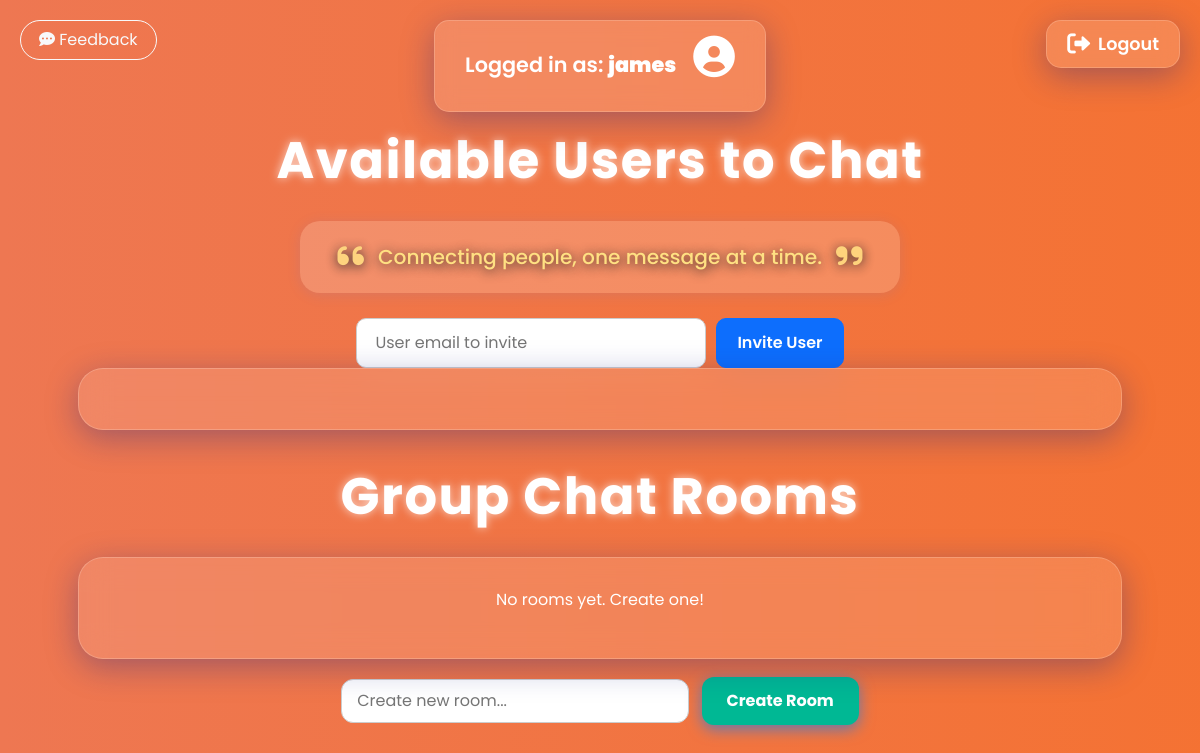
/chat/ (signed in), run on an earlier commit of the app's database.
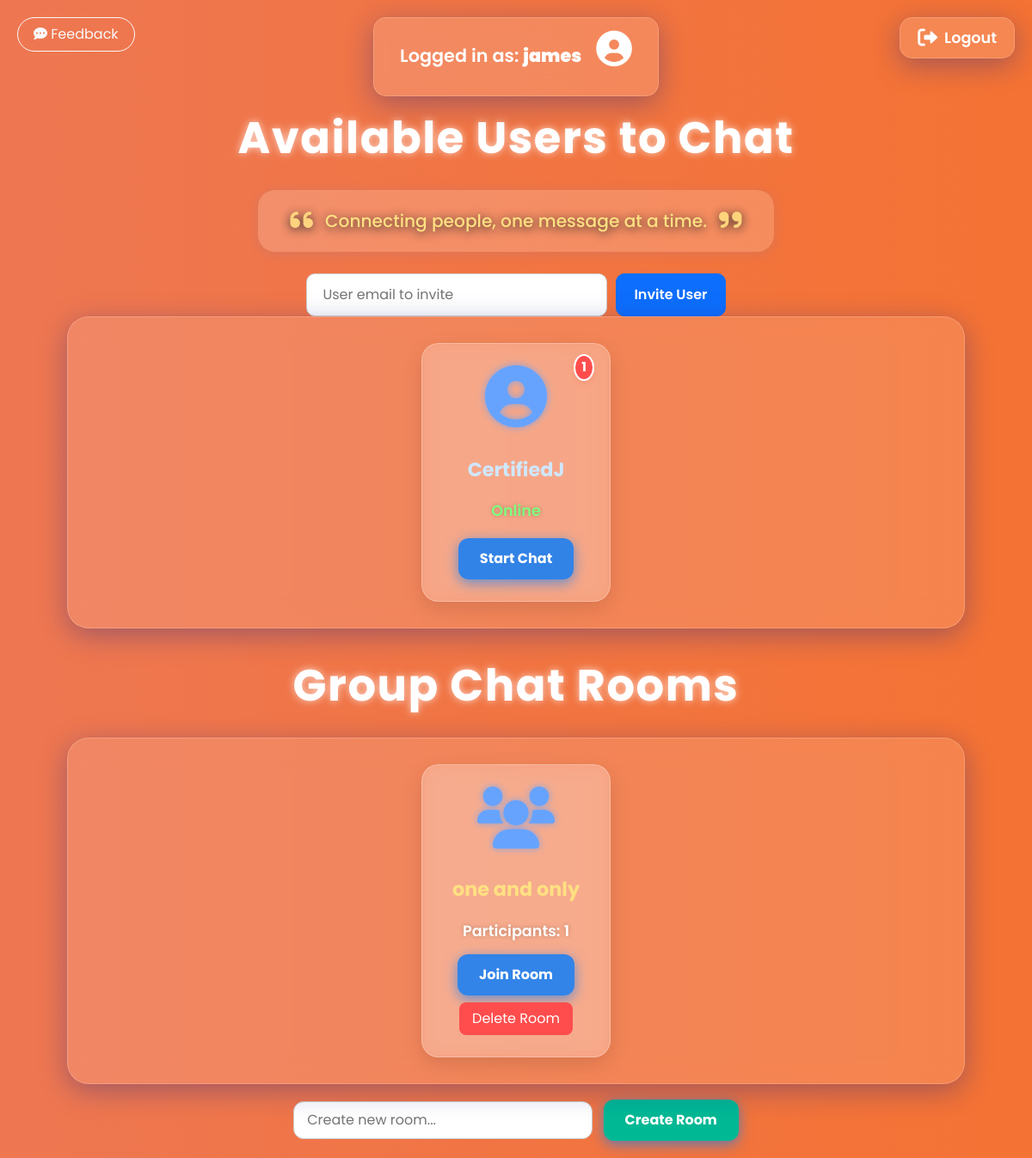
And on a later commit of the database.
### c_application/models.py (models this page shows, shortened)
class CustomUser(AbstractUser):
    is_online = models.BooleanField(default=False)
    contacts = models.ManyToManyField('self', symmetrical=False, related_name='contacted_by', blank=True)

class ChatRoom(models.Model):
    name = models.CharField(max_length=100, unique=True)
    participants = models.ManyToManyField(settings.AUTH_USER_MODEL, related_name='chat_rooms')

### c_application/views.py (the view, shortened to what this page needs)
# urls.py: path('chat/', views.chat_home, name='chat_home'),
def chat_home(request):
    users = request.user.contacts.all()  # Ensure `contacts` field exists in the CustomUser model
    rooms = ChatRoom.objects.filter(participants=request.user)
    unread_counts = {
        user.id: Message.objects.filter(sender=user, recipient=request.user, read=False).count()
        for user in users
    }
    room_unread_counts = {
        room.id: Message.objects.filter(
            room=room,
            recipient__isnull=True,  # group messages
            read=False
        ).exclude(sender=request.user).count()
        for room in rooms
    }
    return render(request, 'chat/chat_home.html', {
        'users': users,
        'rooms': rooms,
        'unread_counts': unread_counts,
        'room_unread_counts': room_unread_counts,
        'request_user': request.user,
    })

### c_application/templatetags/custom_filters.py (called while the page is built)
@register.filter
def get_item(dictionary, key):
    return dictionary.get(key)

### c_application/templates/chat/chat_home.html (shortened to what this page needs)
<!DOCTYPE html>
<html>
<head>
    <link rel="stylesheet" href="https://cdnjs.cloudflare.com/ajax/libs/font-awesome/6.0.0-beta3/css/all.min.css" />
    <link href="https://cdn.jsdelivr.net/npm/bootstrap@5.3.0/dist/css/bootstrap.min.css" rel="stylesheet">
</head>
<body>
    {% load custom_filters %}
    <button id="feedback-btn" class="btn btn-outline-light" style="position:fixed;top:20px;left:20px;z-index:20;border-radius:50px;padding:7px 18px;font-size:1em;">
        <i class="fas fa-comment-dots"></i> <span>Feedback</span>
    </button>
    <div class="current-user">
    <p>
        Logged in as: <strong>{{ request.user.username }}</strong>
        {% if request.user.profile_image %}
            <img src="{{ request.user.profile_image.url }}" alt="profile image"
                style="width:38px;height:38px;border-radius:50%;object-fit:cover;vertical-align:middle;margin-left:12px;">
        {% else %}
            <i class="fas fa-user-circle" style="font-size:2em;margin-left:12px;"></i>
        {% endif %}
    </p>
</div>
    <div class="logout">
        <a href="{% url 'logout' %}">
            <i class="fas fa-sign-out-alt"></i> Logout
        </a>
    </div>
    <div class="main-content">
    <h2>Available Users to Chat</h2>
    <div id="quote-bar" style="display:flex;flex-direction:column;align-items:center;justify-content:center;margin-bottom:25px;">
        <div style="
            display:flex;
            align-items:center;
            justify-content:center;
            background:rgba(255,255,255,0.18);
            padding:13px 38px;
            border-radius:20px;
            box-shadow:0 2px 14px rgba(80,120,255,0.13);
            font-size:1.26em;
            color:#ffe082;
            font-weight:500;
            text-shadow:0 2px 12px #222;
            animation:fadeInQuote 1.5s;
            max-width:680px;
        ">
            <span style="font-size:1.5em;vertical-align:middle;margin-right:14px;opacity:0.85;">
                <i class="fas fa-quote-left"></i>
            </span>
            <span id="quote-text" style="vertical-align:middle;text-align:center;">
            </span>
            <span style="font-size:1.5em;vertical-align:middle;margin-left:14px;opacity:0.85;">
                <i class="fas fa-quote-right"></i>
            </span>
        </div>
    </div>
   <form id="inviteUserForm" method="post" action="/invite/" class="invite-form-mobile" style="display:flex; flex-direction:row; flex-wrap:wrap; justify-content:center; gap:10px; align-items:center; max-width:95vw; width:100%;">
       <input type="email" name="email" placeholder="User email to invite"
              style="flex:1; min-width:240px; max-width:350px; padding:12px 18px; border-radius:10px; border:1.5px solid #ccc; font-size:1em;">
       <button type="submit" class="btn btn-primary" id="inviteBtn" style="padding:12px 20px; font-size:1em; font-weight:600; border-radius:10px;">
           <span id="inviteBtnText">Invite User</span>
       </button>
   </form>
        <div class="user-list" style="justify-content: center; align-items: center;">
        {% for user in users %}
            <div class="user-card" style="position:relative;">
                {% if unread_counts|get_item:user.id > 0 %}
                    <span class="notification-badge">{{ unread_counts|get_item:user.id }}</span>
                {% endif %}
                <div style="margin-bottom: 18px;">
                    {% if user.profile_image %}
                        <img src="{{ user.profile_image.url }}" alt="profile image" style="width:70px;height:70px;border-radius:50%;object-fit:cover;">
                    {% else %}
                        <i class="fas fa-user-circle"></i>
                    {% endif %}
                </div>
                <div style="margin-bottom: 10px;">
                    <a href="{% url 'chat' user.id %}">{{ user.username }}</a>
                </div>
                <div class="user-status" style="margin-bottom: 18px;">
                    {% if user.is_online %}
                        <span style="color: #7fff7f;">Online</span>
                    {% else %}
                        <span style="color: #ff7f7f;">Offline</span>
                    {% endif %}
                </div>
                <button onclick="startChat('{{ user.id }}')" class="chat-button">Start Chat</button>
            </div>
        {% endfor %}
        </div>
        <h2 style="margin-top: 36px;">Group Chat Rooms</h2>
        <div class="user-list" style="justify-content: center; align-items: center;">
            {% if rooms %}
                {% for room in rooms %}
                    <div class="user-card" style="background:rgba(255,255,255,0.22);">
                        <i class="fas fa-users"></i>
                        <div style="margin: 16px 0 10px 0;">
                            <a href="{% url 'room_detail' room.id %}" style="color: #ffe082;">{{ room.name }}</a>
                        </div>
                        <div class="user-status" style="margin-bottom: 14px;">
                            Participants: {{ room.participants.count }}
                        </div>
                        <button onclick="window.location.href='{% url 'room_detail' room.id %}'" class="chat-button">
                            Join Room
                        </button>
                        <form method="POST" action="{% url 'delete_room' room.id %}" style="margin-top:8px;">
                            <button type="submit" style="background: #ff4d4d; color: #fff; border-radius: 8px; padding: 7px 15px; border: none; cursor: pointer;">
                                Delete Room
                            </button>
                        </form>
                    </div>
                {% endfor %}
            {% else %}
                <p style="color:white;">No rooms yet. Create one!</p>
            {% endif %}
        </div>
        <form method="POST" style="margin-top: 18px; text-align:center;">
            <input type="text" name="room_name" placeholder="Create new room..." required style="padding:9px 15px; border-radius:12px; border:1px solid #ccc; margin-right:8px;">
            <button type="submit" class="chat-button" style="background:#00b894;">Create Room</button>
        </form>
    </div>
</body>
</html>

### c_application/templates/chat/chat_home.html (style rules this page uses)
:root { --main-bg: linear-gradient(270deg, #6a11cb, #2575fc, #ff6a00, #ee7752); --user-card-bg: rgba(255, 255, 255, 0.18); --user-list-bg: rgba(255, 255, 255, 0.12); --text-color: #fff; --badge-bg: #ff4d4d; --chat-btn-bg: rgba(0, 123, 255, 0.8); }
body { font-family: 'Poppins', 'Segoe UI', Tahoma, Geneva, Verdana, sans-serif; background: var(--main-bg); background-size: 800% 800%; animation: animatedGradient 20s ease infinite; margin: 0; padding: 20px; min-height: 100vh; color: var(--text-color); -webkit-font-smoothing: antialiased; -moz-osx-font-smoothing: grayscale; display: flex; flex-direction: column; align-items: center; }
.main-content { margin-top: 110px; width: 100%; display: flex; flex-direction: column; align-items: center; }
h2 { color: #fff; text-align: center; margin-bottom: 30px; font-size: 3.2em; font-weight: 700; text-shadow: 0 0 10px rgba(255,255,255,0.7); animation: fadeIn 1.5s ease forwards; letter-spacing: 1.5px; }
.current-user { position: fixed; top: 20px; left: 40l%; transform: translateX(-10%); background: rgba(255, 255, 255, 0.15); border-radius: 15px; padding: 15px 30px; color: #fff; font-size: 1.3em; font-weight: 600; box-shadow: 0 8px 32px 0 rgba(31, 38, 135, 0.37); backdrop-filter: blur(10px); -webkit-backdrop-filter: blur(10px); border: 1px solid rgba(255, 255, 255, 0.18); animation: fadeIn 2s ease forwards; z-index: 10; white-space: nowrap; }
.logout { position: fixed; top: 20px; right: 20px; z-index: 11; }
.logout a { display: flex; align-items: center; gap: 8px; background: rgba(255, 255, 255, 0.15); border-radius: 15px; padding: 10px 20px; color: #fff; font-size: 1.1em; font-weight: 600; text-decoration: none; box-shadow: 0 8px 32px 0 rgba(31, 38, 135, 0.37); backdrop-filter: blur(10px); -webkit-backdrop-filter: blur(10px); border: 1px solid rgba(255, 255, 255, 0.18); transition: box-shadow 0.3s ease, color 0.3s ease; }
.logout a i { font-size: 1.3em; }
.user-list { display: flex; flex-wrap: wrap; gap: 20px; justify-content: center; background: var(--user-list-bg); border-radius: 25px; padding: 30px 40px; box-shadow: 0 8px 32px 0 rgba(31, 38, 135, 0.37); backdrop-filter: blur(15px); -webkit-backdrop-filter: blur(15px); border: 1px solid rgba(255, 255, 255, 0.2); animation: fadeIn 1.5s ease forwards; max-width: 1200px; width: 90%; margin-top: 0; }
.user-card { background: var(--user-card-bg); border-radius: 20px; box-shadow: 0 8px 25px rgba(0, 0, 0, 0.12); padding: 25px 20px; text-align: center; width: 220px; transition: transform 0.3s ease, box-shadow 0.3s ease; backdrop-filter: blur(10px); -webkit-backdrop-filter: blur(10px); border: 1px solid rgba(255, 255, 255, 0.25); color: var(--text-color); display: flex; flex-direction: column; align-items: center; }
.user-card a { text-decoration: none; color: #d0e7ff; font-size: 1.4em; font-weight: 700; margin: 10px 0; transition: color 0.3s ease; }
.user-card i { font-size: 4.5em; color: #66a3ff; margin-bottom: 15px; text-shadow: 0 0 8px rgba(102, 163, 255, 0.8); }
.chat-button { margin-top: auto; padding: 12px 25px; border: none; background-color: var(--chat-btn-bg); color: white; border-radius: 12px; cursor: pointer; font-weight: 700; font-size: 1em; transition: background-color 0.3s ease, box-shadow 0.3s ease; box-shadow: 0 4px 15px rgba(0, 123, 255, 0.6); user-select: none; }
.user-status { margin-top: 8px; font-size: 1.1em; font-weight: 600; text-shadow: 0 0 5px rgba(0,0,0,0.25); }
.notification-badge { position: absolute; top: 12px; right: 18px; background: #ff4d4d; color: #fff; border-radius: 50%; padding: 2px 7px; font-size: 0.95em; font-weight: 700; box-shadow: 0 2px 8px rgba(255,77,77,0.18); z-index: 10; border: 2px solid #fff; min-width: 22px; text-align: center; }
.user-list { -ms-overflow-style: none; scrollbar-width: none; }
body { overscroll-behavior-y: none; -webkit-tap-highlight-color: transparent; }
input, button, textarea, select { font-family: inherit; font-size: 1em; -webkit-appearance: none; appearance: none; outline: none; }

What changed in the data, as far as the page shows it:
added CustomUser: id "1", username "CertifiedJ", is_online "Online"
added ChatRoom: name "one and only", participants.count "1"
Also different on the page:
text no longer shown: "No rooms yet. Create one!"
